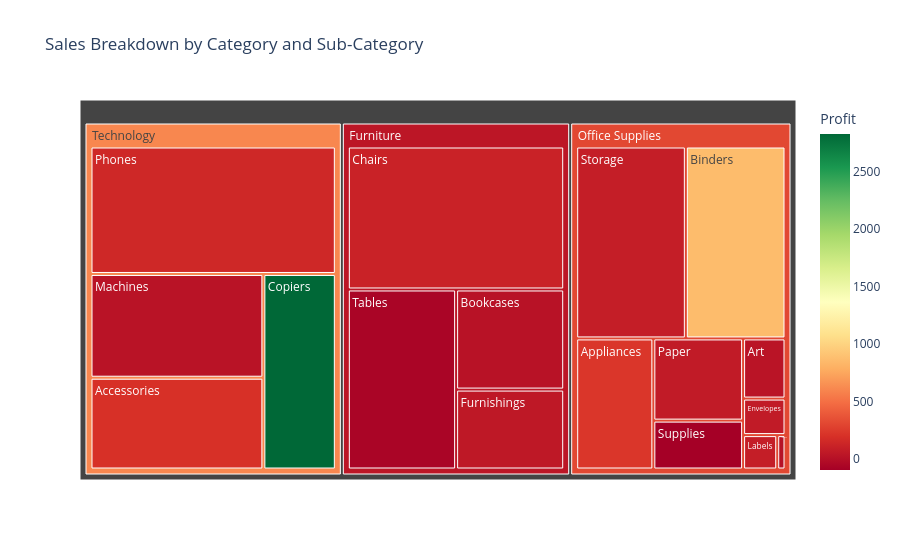

Here is the notebook cell this chart was saved with:
### Markdown cell above
### 7.6 Advanced Visualizations (Treemaps, Sunburst, Correlation) (Visualizations 29 - 32)

### Code cell
# 29. Interactive Treemap of Category and Sub-category Sales (Plotly)
fig = px.treemap(df, path=['Category', 'Sub-Category'], values='Sales',
                  title='Sales Breakdown by Category and Sub-Category',
                  color='Profit', color_continuous_scale='RdYlGn')
fig.show()

### Figure 1 — Plotly figure (JSON) as saved in the notebook; plotly's stock layout.template omitted (floating-point values rounded to 4 significant figures)
{"data": [{"branchvalues": "total", "customdata": [[15.17], [115.3], [88.05], [-61.45], [89.07], [51.74], [28.54], [148.4], [861.4], [226.2], [72.2], [199.5], [72.34], [7.422], [-93.28], [23.54], [2825.0], [42.64], [311.4], [609.0]], "domain": {"x": [0.0, 1.0], "y": [0.0, 1.0]}, "hovertemplate": "labels=%{label}<br>Sales=%{value}<br>parent=%{parent}<br>id=%{id}<br>Profit=%{color}<extra></extra>", "ids": ["Furniture/Bookcases", "Furniture/Chairs", "Office Supplies/Labels", "Furniture/Tables", "Office Supplies/Storage", "Furniture/Furnishings", "Office Supplies/Art", "Technology/Phones", "Office Supplies/Binders", "Office Supplies/Appliances", "Office Supplies/Paper", "Technology/Accessories", "Office Supplies/Envelopes", "Office Supplies/Fasteners", "Office Supplies/Supplies", "Technology/Machines", "Technology/Copiers", "Furniture", "Office Supplies", "Technology"], "labels": ["Bookcases", "Chairs", "Labels", "Tables", "Storage", "Furnishings", "Art", "Phones", "Binders", "Appliances", "Paper", "Accessories", "Envelopes", "Fasteners", "Supplies", "Machines", "Copiers", "Furniture", "Office Supplies", "Technology"], "marker": {"coloraxis": "coloraxis", "colors": [15.17, 115.3, 88.05, -61.45, 89.07, 51.74, 28.54, 148.4, 861.4, 226.2, 72.2, 199.5, 72.34, 7.422, -93.28, 23.54, 2825.0, 42.64, 311.4, 609.0]}, "name": "", "parents": ["Furniture", "Furniture", "Office Supplies", "Furniture", "Office Supplies", "Furniture", "Office Supplies", "Technology", "Office Supplies", "Office Supplies", "Office Supplies", "Technology", "Office Supplies", "Office Supplies", "Office Supplies", "Technology", "Technology", "", "", ""], "type": "treemap", "values": [114900.0, 328400.0, 12490.0, 207000.0, 223800.0, 91710.0, 27120.0, 330000.0, 203400.0, 107500.0, 78480.0, 167400.0, 16480.0, 3024.0, 46670.0, 189200.0, 149500.0, 742000.0, 719000.0, 836200.0]}], "layout": {"coloraxis": {"autocolorscale": false, "colorbar": {"title": {"text": "Profit"}}, "colorscale": [[0.0, "rgb(165,0,38)"], [0.1, "rgb(215,48,39)"], [0.2, "rgb(244,109,67)"], [0.3, "rgb(253,174,97)"], [0.4, "rgb(254,224,139)"], [0.5, "rgb(255,255,191)"], [0.6, "rgb(217,239,139)"], [0.7, "rgb(166,217,106)"], [0.8, "rgb(102,189,99)"], [0.9, "rgb(26,152,80)"], [1.0, "rgb(0,104,55)"]]}, "legend": {"tracegroupgap": 0}, "title": {"text": "Sales Breakdown by Category and Sub-Category"}}}
